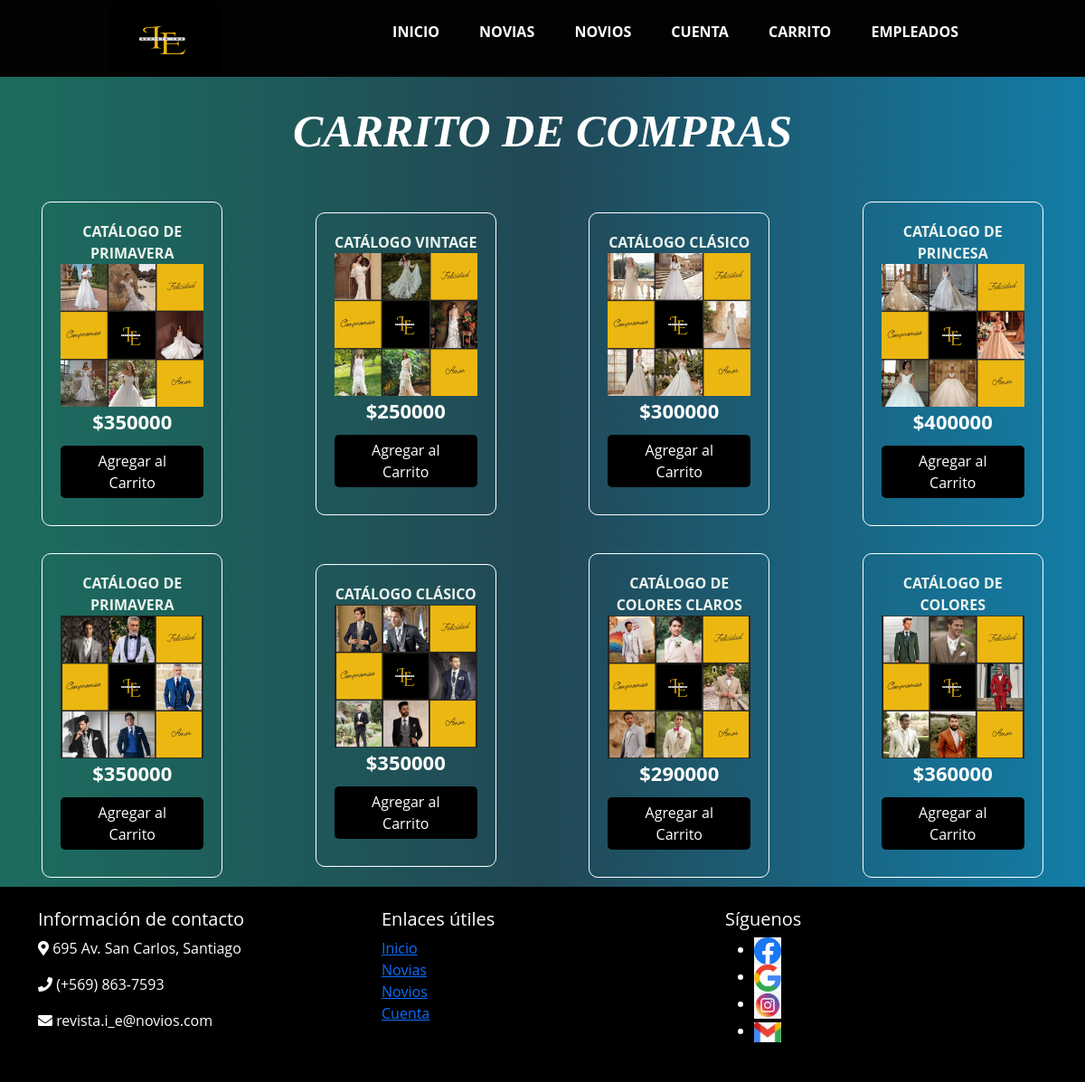
Page /carrito/ on the committed database.
### Carrito/models.py (models this page shows, shortened)
class Catalogo(models.Model):
    nombre = models.CharField(max_length=255)
    precio = models.PositiveIntegerField()
    imagen = models.ImageField(upload_to='Catalogos/', null= True)

### Carrito/views.py (the view)
# urls.py: path('carrito/', views.carrito_view, name='carrito'),
def carrito_view(request):
    catalogos = Catalogo.objects.all()
    return render(request, 'carrito.html', {'catalogos': catalogos})

### Carrito/templates/Carrito/carrito.html (shortened to what this page needs)
{% extends 'base.html' %}
{% load static %}
{% block content %}
<link rel="stylesheet" type="text/css" href="{% static 'css/carrito.css' %}">
<h1 class="titulo">CARRITO DE COMPRAS</h1>
<section class="contenedor">
    <div class="contenedor-items">
        {% for catalogo in catalogos %}
        <div class="item">
            <span class="titulo-item">{{ catalogo.nombre }}</span>
            <img src="{{ catalogo.imagen.url }}" alt="{{ catalogo.nombre }}" class="img-item">
            <span class="precio-item">${{ catalogo.precio }}</span>
            <button class="boton-item">Agregar al Carrito</button>
        </div>
        {% endfor %}
    </div>
</section>
{% endblock %}

### Carrito/templates/Carrito/base.html (shortened to what this page needs)
{% load static %}
<!DOCTYPE html>
<html lang="es">
<head>
    <link href="https://cdn.jsdelivr.net/npm/bootstrap@5.3.0-alpha2/dist/css/bootstrap.min.css" rel="stylesheet"
>
    <link rel="stylesheet" href="https://cdnjs.cloudflare.com/ajax/libs/font-awesome/5.15.3/css/all.min.css" />
    <link rel="stylesheet" href="{% static 'css/style.css' %}">
</head>
<body>
    <header class="header">
        <div class="logo">
            <img src="{% static 'img/logopag.png' %}" alt="LOGO I & E_Revista">
        </div>
        <nav>
            <ul class="nav-links">
                <li><a href="{% url 'index' %}">INICIO</a></li>
                <li><a href="{% url 'novias' %}">NOVIAS</a></li>
                <li><a href="{% url 'novios' %}">NOVIOS</a></li>
                <li><a href="{% url 'iniciar' %}">CUENTA</a></li>
                <li><a href="{% url 'carrito' %}">CARRITO</a></li>
                <li><a href="{% url 'empleados' %}">EMPLEADOS</a></li>
            </ul>
        </nav>
    </header>
    {% block content %}
    {% endblock %}
    <footer class="bg-custom text-white py-4">
        <div class="container">
            <div class="row">
                <div class="col-md-4">
                    <h5 class="box">Información de contacto</h5>
                    <p><i class="fas fa-map-marker-alt"></i> 695 Av. San Carlos, Santiago</p>
                    <p><i class="fas fa-phone"></i> (+569) 863-7593</p>
                    <p><i class="fas fa-envelope"></i> revista.i_e@novios.com</p>
                </div>
                <div class="col-md-4">
                    <h5 class="box">Enlaces útiles</h5>
                    <ul class="list-unstyled">
                        <li><a href="{% url 'index' %}">Inicio</a></li>
                        <li><a href="{% url 'novias' %}">Novias</a></li>
                        <li><a href="{% url 'novios' %}">Novios</a></li>
                        <li><a href="{% url 'iniciar' %}">Cuenta</a></li>
                    </ul>
                </div>
                <div class="col-md-4">
                    <h5 class="box">Síguenos</h5>
                    <div class="redes">
                        <ul>
                            <li><a title="facebook" href="http://facebook.com"><img class="logo-redes-sociales" src="{% static 'img/icons/face.png' %}" alt="facebook"></a></li>
                            <li><a title="google+" href="http://google.com"><img class="logo-redes-sociales" src="{% static 'img/icons/google.png' %}" alt="google+"></a></li>
                            <li><a title="instagram" href="http://instagram.com"><img class="logo-redes-sociales" src="{% static 'img/icons/ins.jpg' %}" alt="instagram"></a></li>
                            <li><a title="mail" href="http://gmail.com"><img class="logo-redes-sociales" src="{% static 'img/icons/gmail.png' %}" alt="mail"></a></li>
                    </ul>
                    </div>
                </div>
            </div>
        </div>
    </footer>
</body>
</html>

### Carrito/static/css/style.css (style rules this page uses)
body { font-family: 'Times New Roman', Times, serif; background: #070707; background: -webkit-linear-gradient(to right, #1c6d5f, #214855, #137da7); background: linear-gradient(to right, #1c6d5f, #214855, #137da7); margin: 0; }
.header { background-color: #020202; display: flex; align-items: center; justify-content: space-between; height: 85px; padding: 5px 10%; font-family: 'Oswald'; position: sticky; top: 0px; z-index: 3; }
.header .logo img { height: 80px; width: 125px; transition: all 0.3s; }
.header .nav-links { list-style: none; }
.header .nav-links li { display: inline-block; cursor: pointer; padding: 0 20px; }
.header .nav-links a { font-size: 700; color: white; text-decoration: none; }
footer { background-color: #000000; color: #fff; padding: 20px; }
h1 { color: white; text-align: center; }
.header { font-family: "Times New Roman", Times, serif; font-weight: bold; }
.logo-redes-sociales { width: 30px; height: 30px; object-fit: contain; }

### Carrito/static/css/carrito.css (style rules this page uses)
body { font-family: 'Times New Roman', Times, serif; background: #070707; background: -webkit-linear-gradient(to right, #1c6d5f, #214855, #137da7); background: linear-gradient(to right, #1c6d5f, #214855, #137da7); margin: 0 auto; }
.header { background-color: #020202; display: flex; align-items: center; justify-content: space-between; height: 85px; padding: 5px 10%; font-family: 'Oswald'; position: sticky; top: 0px; z-index: 3; }
.header .logo img { height: 80px; width: 125px; transition: all 0.3s; }
.header .nav-links { list-style: none; }
.header .nav-links li { display: inline-block; cursor: pointer; padding: 0 20px; }
.header .nav-links a { font-size: 700; color: white; text-decoration: none; }
footer { background-color: #000000; color: #fff; padding: 20px; }
h1 { color: white; text-align: center; }
.titulo { font-family: "Times New Roman", Times, serif; font-weight: bold; font-style: italic; font-size: 50px; color: white; margin-top: 30px; }
footer { font-family: "Times New Roman", Times, serif; color: white; }
* { margin: 0; padding:0; font-family: 'Open Sans'; }
header { background: url(img/header.jpg); background-size: cover; background-position:center; height: 300px; }
.contenedor { max-width: 1200px; padding: 10px; margin: auto; display: flex; justify-content: space-between; contain: paint; }
.contenedor .contenedor-items { margin-top: 30px; display: grid; grid-template-columns: repeat(auto-fit, minmax(220px, 1fr)); grid-gap:30px; grid-row-gap: 30px; width: 100%; transition: .3s; }
.contenedor .contenedor-items .item { max-width: 200px; margin: auto; border: 1px solid #ffffff; border-radius: 10px; padding: 20px; transition: .3s; }
.contenedor .contenedor-items .item .img-item { width: 100%; }
.contenedor .contenedor-items .item .titulo-item { display: block; font-weight: bold; text-align: center; text-transform: uppercase; color: #edf3ed; }
.contenedor .contenedor-items .item .precio-item { display: block; text-align: center; font-weight: bold; font-size: 22px; color: #fbfdfb; }
.contenedor .contenedor-items .item .boton-item { display: block; margin: 10px auto; border: none; background-color: black; color: #fff; padding: 5px 15px; border-radius: 5px; cursor: pointer; }

### rows in the picture
Catalogo: nombre "CATÁLOGO DE PRIMAVERA", imagen (picture), precio "350000"
Catalogo: nombre "CATÁLOGO VINTAGE", imagen (picture), precio "250000"
Catalogo: nombre "CATÁLOGO CLÁSICO", imagen (picture), precio "300000"
Catalogo: nombre "CATÁLOGO DE PRINCESA", imagen (picture), precio "400000"
Catalogo: nombre "CATÁLOGO DE PRIMAVERA", imagen (picture), precio "350000"
Catalogo: nombre "CATÁLOGO CLÁSICO", imagen (picture), precio "350000"
Catalogo: nombre "CATÁLOGO DE COLORES CLAROS", imagen (picture), precio "290000"
Catalogo: nombre "CATÁLOGO DE COLORES", imagen (picture), precio "360000"
